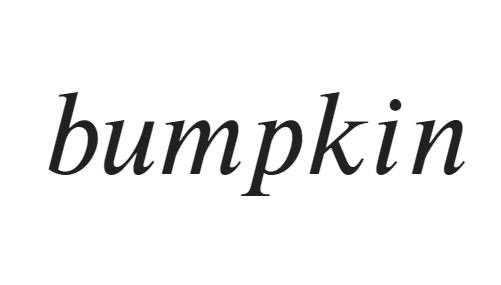
#> input picture robs_image.png, 501 x 285 px
$ jupyter execute DiscreteFourierTransform.ipynb   (shell and % lines are left out)
#> lines starting #> are read from the running program, lines starting #| are printed output that depends on the picture
# Reference for the Discrete Fourier Transform

$\tilde{X}$ subscript is $k$, $\tilde{x}$ subscript is $n$.

Forward transform:

$$X_k = \sum_{n = 0}^{N-1} x_n \cdot e^{-i\frac{2 \pi}{N} \cdot n \cdot k}$$

Inverse transform:

$$x_k = \frac{1}{N} \sum_{n = 0}^{N-1} X_n \cdot e^{+i\frac{2 \pi}{N} \cdot n \cdot k}$$

# Constituent waves: Reconstructing $\tilde{x}$

Before we can get to 'what is the point?' for the Fourier Transform we
have to hang in there with the nuts and bolts to understand
the Stanford lecture idea that Fourier machinery has two parts:
Analysis and Synthesis. Reconstructing $\tilde{x}$ is about the Synthesis.

The claim is that $\tilde{x}$ can be understood as the sum of
constituent *sine* and constituent
*cosine* waves.
The calculation below demonstrates that this is so.

***Aside 1:*** Notice that we have this identity from our trig days, taking $x$
to be a variable and $\alpha$ to be some constant:

$$\sin(x + \alpha) = \sin x \cdot \cos \alpha + \cos x \cdot \sin \alpha = A \cdot \sin x  + B \cdot \cos x$$.

This can be interpreted 'in retrograde' to mean:
Adding a sine and a cosine together --
weighted properly with $A$ and $B$ -- is equivalent to a single
sine wave shifted by a phase, parameter $\alpha$.

***Aside 2:*** A 'set of constituent waves' is analogous to the linear algebra
concept of basis vectors. A sine wave with some period corresponds
to $\hat{i}$ and a different one, say a shorter-period sine wave,
corresponds to $\hat{j}$.
In applied math: Often $\tilde{x}$ will have dozens or hundreds or thousands of values,
a very large number of dimensions compared to what we are accustomed to with 2-D linear
algebra.

Ok back to business: Reconstructing $\tilde{x}$
from constituent sine and cosine waves.

The height of each of these waves is moderated by a coefficient:
A multiplier to set its amplitude. For example $3 \cdot \sin x$
has an amplitude of 3.
Each constituent wave has its own coefficient. These coefficients
are what is contained in the vector $\tilde{X}$,
the Fourier Transform of $\tilde{x}$.

- $\tilde{X}$ is the *forward* Fourier Transform (FT) of some vector of real numbers $\tilde{x}$.
- $\tilde{x}$ can be reconstructed by applying the *inverse* FT to $\tilde{X}$.
- The *inverse* differs from the *forward* by a leading $\frac{1}{N}$ and by
a $+$ sign in the complex exponential; which makes the imaginative sine
function positive rather than negative. (Very mysterious!)
- For each $x_n$ the reconstruction calculation is $\frac{1}{N}$ times a sum over a $k$ index.
    - This $k$ takes values $0, 1, 2, \dots, N-1$.
    - The argument of the sum is $X_k$ multiplied by $w_{k, n}$.
        - Let's digress for a moment: Here $w$ is
a complex exponential; and as it has two indices it
can be represented as a square $N \times N$ matrix;
a linear transform in the grand scheme of $\tilde{x} = w \tilde{X}$.
    - $w_{k, n} = \cos(\alpha) + i \sin(\alpha)$ where $\alpha = \frac{2 \pi k n}{N}$.
    - As $w_{k, n}$ is a complex number, the calculation is a sum
over $N$ products of two complex numbers $X_k$ and $w_{k, n}$.

So let's take a moment to restate the premise here for the sake of familiarity.

- For any index $n$ the value of the $\tilde{x}$ component $x_n$ is
$1/N$ times a sum of $N$ products
- Let us look more closely to break this *product* down in terms of knowns
    - Picture the graph of the $N$ values of $\tilde{x}$.
        - Each point $x_i$ is a sum of $N$ complex products

The goal of the code is to graph the constituent sine and cosine waves

- Each wave has a characteristic period
- Each wave has a characteristic amplitude
- There are $2 \times N$ such waves: $N$ sines and $N$ cosines
- Their sum is advertised as being equal to $\tilde{x}$.

Skeleton code: The code below is some working Python mixed with
some English. Convert the English to Python and see how it goes.
It presumes there is a forward Discrete Fourier Transform function
**`DFT(x)`** that returns five arguments: **`Xr, Xi, Xd, Xa, N`**.

```
fig, axs = plt.subplots(3, figsize=(10,12))

# Let's design x to be a square wave for starters

nquarter = 20
x = [-.5]*nquarter
x = x + [0.5]*nquarter*2
x = x + [-.5]*nquarter
x.append(-.5)                   # life is simpler if our vector x has odd length

Xr, Xi, Xd, Xa, N = DFT(x)

nWavesToPlot = 3          # start by showing the first 3 sine and cosine waves

sum_wave = [0.]*N         # sum_wave is just what it sounds like... will it look like x?

for k in range(nWavesToPlot):
    initialize two empty lists: to be the next waves
    for n in range(N):
        append a value to list 1     # real part only; ignore the imaginative for now
        append a value to list 2     # real part only; ditto
    plot list 1 on axs[0]
    plot list 2 on axs[1]
    add these waves to sum_wave; here is one way to do this:
    sum_wave = [sum(c) for c in zip(sum_wave, [sum(c) for c in zip(coswave, sinwave)])]

plot sum_wave on axs[2]

fig.show()
```

Later: Verify the reconstructed $\tilde{x}$ has Zeros in its imaginative part.

[cell 1]
from matplotlib import pyplot as plt
from math import pi, sin, cos, sqrt, atan2
from random import randint, random
from numpy import arange
import numpy as np
import matplotlib.image as mpimg
from numpy.fft import fft2, ifft2
from numpy import abs as magnitude

fig,axs=plt.subplots(1,2, figsize=(12, 4))

x = [1, 2, 3, 5, 2, 4, -2, -1]

x = [randint(0,10)-5 for i in range(100)]

x, segment = [], 50

low = -1.
high = 1.
for i in range(segment): x.append(low)
for i in range(2*segment): x.append(high)
for i in range(segment): x.append(low)
x.append(low)   # making N odd results in a cleaner FT

x_rep = x + x + x + x + x + x

axs[0].plot(x)
axs[1].plot(x_rep)
fig.show()

[cell 2]
# should really take xr, xi arguments dontcha know
def ForwardDFT(x):
    N = len(x)
    Xr, Xi, Xd, Xa = [], [], [], []
    for k in range(N):
        Xreal, Ximag = 0., 0.
        for n in range(N):
            arg = (2*pi/N)*k*n
            Xreal += cos(arg)*x[n]
            Ximag -= sin(arg)*x[n]
        Xr.append(Xreal)
        Xi.append(Ximag)
        Xd.append(sqrt(Xreal*Xreal + Ximag*Ximag))
        phase = atan2(Ximag, Xreal)
        if phase > pi:  phase -= 2*pi
        if phase < -pi: phase += 2*pi
        Xa.append(phase)
    return Xr, Xi, Xd, Xa, N

# not tested yet... probably ok
# [18 lines left out: function InverseDFT, not called in this run]

[cell 3]
# this version sums + and - frequency elements together
def PSD(Xr, Xi):
    '''Power Spectral Density'''
    N = len(Xr)
    if not len(Xi) == N: print("uh oh in PSD")
    ps = [Xr[0]**2 + Xi[0]**2]
    for i in range(1, (N+1)//2):
        conj_ix = N - i
        ps.append(Xr[i]**2 + Xi[i]**2 + Xr[conj_ix]**2 + Xi[conj_ix]**2)
    if not N % 2: ps.append(Xr[N//2]**2 + Xi[N//2]**2)
    return ps

[cell 4]
# stack overflow example
from __future__ import division
data = np.random.rand(301) - 0.5
ps = np.abs(np.fft.fft(data))**2
time_step = 1 / 30
freqs = np.fft.fftfreq(data.size, time_step)
idx = np.argsort(freqs)
plt.plot(freqs[idx], ps[idx])

[cell 5]
fig,axs=plt.subplots(5,1,figsize=(10, 20))

Xr, Xi, Xd, Xa, N = ForwardDFT(x)

pc, pcx, refl, reflx = [], [], [], []

for i in range((N-1)//2):

    # both negative and positive sweep directions
    pc.append(Xa[(i+1)])
    pc.append(Xa[N-(i+1)])

    # corresponding indices (become x-coordinates)
    pcx.append(i+1)
    pcx.append(N-(i+1))

    # reflect: uses only the negative sweeps
    #   Each sweep Xn has a phase angle
    #   We predict the corresponding opposite sweep has the negative of this phase
    #   These are called to conjugate phase (predicts the
    refl.append(-Xa[(i+1)])
    reflx.append(N-i-1)

axs[0].scatter(pcx, pc, s=4, marker=',', color='r')
axs[0].scatter(reflx, refl, s=90, facecolors='none', edgecolors='b')
axs[0].plot([0, N-1], [0, 0], color='k')

axs[1].plot(Xd)
axs[2].plot(Xa)
axs[3].plot(Xr)
axs[4].plot(Xi)

axs[0].set(ylabel = 'phase angle',
           title='FT phase (red) compare to predicted conjugate phase (blue circles)')
axs[1].set(ylabel = 'Xk distance', title='X = FT(x) distance')
axs[2].set(ylabel = 'Xk angle',    title='X = FT(x) angle', ylim=(-pi, pi))
axs[3].set(ylabel = 'X real part', title='X real')
axs[4].set(ylabel = 'X imag part', title='X imag')

plt.show()
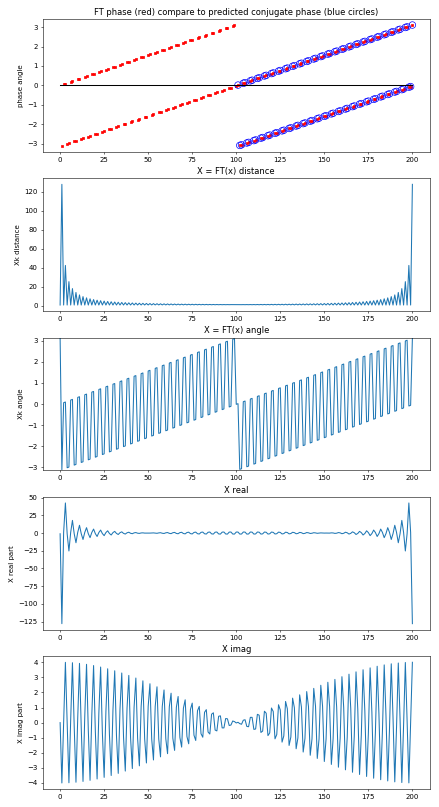
#> figure drawn by matplotlib, 5 panels; panel 2: curve peaks at x = 200, y = 128; panel 3: curve peaks at x = 0, y = 3.14; panel 4: curve peaks at x = 3, y = 42.47; panel 5: curve peaks at x = 200, y = 4

# axs[2][1].plot([-3,-2,-1,0,1],[10,-3,27,-12,5], color='red', marker='v', ms=9)
# axs[2][2].plot([6,5.1,3.9,3.1,1.8,1.2,0.1,-1,-6, -3, -4], color='black', linewidth=4)

## Reconstruct $\tilde{x}$: What is the calculation?

For the real sum of sine and cosine waves we have $N$ values of $X$. Fix the index as $k$.

A particular $n$ corresponds to a point along the x-axis of the sine/cosine wave. Or more
properly the *n-axis*.

For a given $k$ and a given $n$ we are interested in

$$Re \left( \frac{1}{N} \left( (X_{r} + i X_{i})_k \cdot (\cos{\frac{2 \pi n k}{N}} + i sin{\frac{2 \pi n k}{N}}) \right) \right)$$

[cell 6]
fig,axs=plt.subplots(3, figsize=(10, 12))
nWaveforms = 12
nCopies = 3
sumwave = [0.]*N*nCopies
for k in range(nWaveforms):
    Xkr, Xki, coswave, sinwave = Xr[k], Xi[k], [], []
    for n in range(N*nCopies):
        coswave.append((1/N)*Xkr*(cos(2*pi*n*k/N)))
        sinwave.append((1/N)*Xki*(-sin(2*pi*n*k/N)))
    axs[0].plot(coswave, color='r')
    axs[1].plot(sinwave, color='b')
    sumwave = [sum(c) for c in zip(sumwave, [sum(c) for c in zip(coswave, sinwave)])]
axs[2].plot(sumwave, color='k')
fig.show()
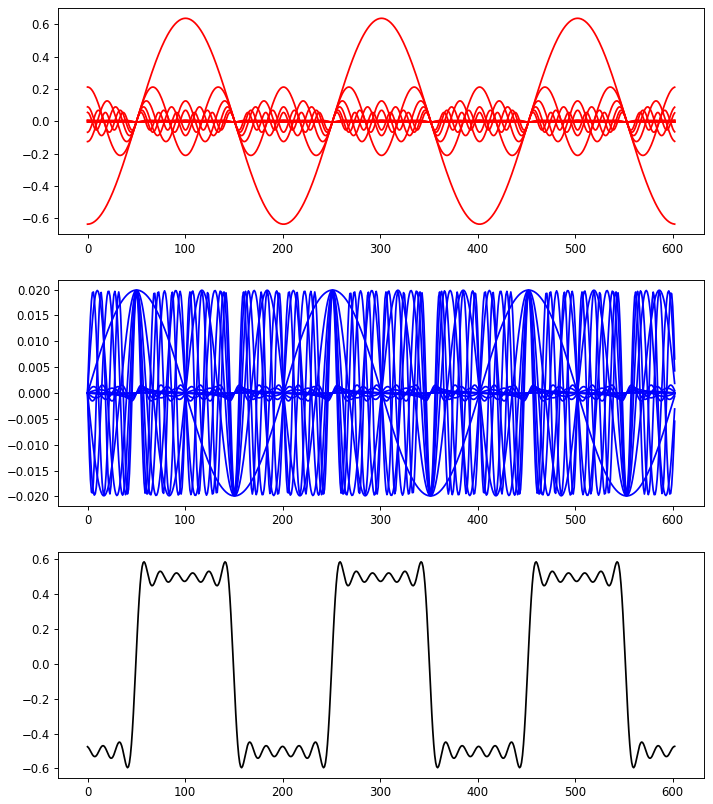
#> figure drawn by matplotlib, 3 panels; panel 1: curve peaks at x = 100, y = 0.636; panel 1: curve peaks at x = 0, y = 0.00497; panel 2: curve peaks at x = 50, y = 0.0199; panel 2: curve peaks at x = 176, y = 0.000311

# Reconstruct the imaginative part of $\tilde{x}$

What about the $i$ part? The rainbows have spoken; pure imaginative:
$i \cdot \frac{1}{N}(X_r \cdot sin{\frac{2 \pi n k}{N}} + X_i \cdot \cos{\frac{2 \pi n k}{N}})$

[cell 7]
fig,axs=plt.subplots(3, figsize=(10, 12))
nWaveformPairs = 2
waveform_indices = [0]
for i in range(nWaveformPairs):
    waveform_indices.append(i + 1)
    waveform_indices.append(N-1-i)

print("N = ", N)
print("Using these k: ", waveform_indices)

sumwave = [0.]*N
for k in waveform_indices:
    Xkr, Xki, coswave, sinwave = Xr[k], Xi[k], [], []
    for n in range(N):
        sinwave.append((1/N)*Xkr*sin(2*pi*n*k/N))
        coswave.append((1/N)*Xki*cos(2*pi*n*k/N))
    axs[0].plot(coswave, color='r')
    axs[1].plot(sinwave, color='b')
    sumwave = [sum(c) for c in zip(sumwave, [sum(c) for c in zip(coswave, sinwave)])]
axs[2].plot(sumwave, color='k')
axs[2].set(ylim=(-0.0001,0.0001))
fig.show()
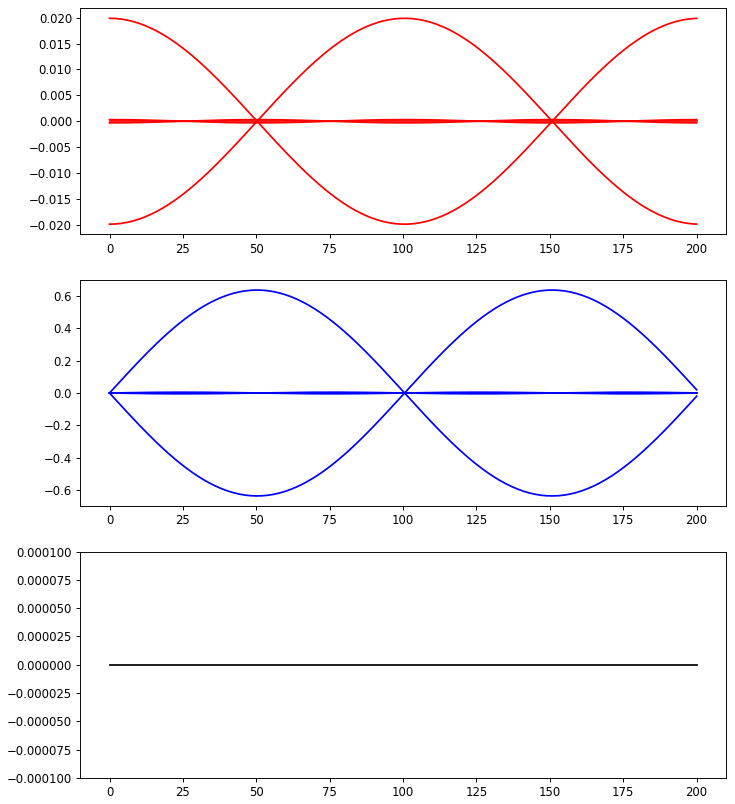
#> figure drawn by matplotlib, 3 panels; panel 1: curve peaks at x = 100, y = 0.0199; panel 1: curve peaks at x = 0, y = 0.0199; panel 2: curve peaks at x = 151, y = 0.636; panel 2: curve peaks at x = 50, y = 0.636

This is supposed to be zero for all $n$ since $\tilde{x}$ is real and this is the reconstructed imaginative part of $\tilde{x}$.

[cell 8]
# task: describe the three functions in this cell

# FourierPlot taks a real vector x; produces a series of plots
#   - x
#   - power spectrum ( FT (x) )
#   - pairs of charts for list nWaveforms = [3, 10, etc up to N]
#       - red cosine waves, blue sine waves
#       - composition from 0, 1, ..., nWaveforms[w]-1
#
# Issue: The reconstruction order is biased in going low - high - low(opposite) order

def FourierPlot(x, nCopies, nWaveforms = [10]):
    nWaveY = (max(x) + min(x))/2
    Xr, Xi, Xd, Xa, N = ForwardDFT(x)                            # from real x > DFT(x)
    nCharts = 1 + 1 + 2*len(nWaveforms)
    fig,axs=plt.subplots(nCharts, figsize=(8, 3*nCharts))
    axs[0].plot(x)
    axs[1].plot(PSD(Xr, Xi))
    for w in range(len(nWaveforms)):
        sumwave = [0.]*N*nCopies
        for k in range(nWaveforms[w]):
            Xkr, Xki, coswave, sinwave = Xr[k], Xi[k], [], []
            for n in range(N*nCopies):
                coswave.append((1/N)*Xkr*(cos(2*pi*n*k/N)))
                sinwave.append((1/N)*Xki*(-sin(2*pi*n*k/N)))
            axs[2 + 2*w].plot(coswave, color='r')
            axs[2 + 2*w].plot(sinwave, color='b')
            sumwave = [sum(c) for c in zip(sumwave, [sum(c) for c in zip(coswave, sinwave)])]
        axs[2 + 2*w + 1].plot(sumwave, color='k')
        axs[2 + 2*w + 1].text(0, nWaveY, str(nWaveforms[w]))
    fig.show()

def Sinewave(n, omega, phi): return [sin(omega*i+phi) for i in range(n)]

def Noise(x, a, b): return([a*random() + b + x[i] for i in range(len(x))])

[cell 9]
x, segment = [], 20

low = -.5
high = .5
for i in range(segment): x.append(low)
for i in range(2*segment): x.append(high)
for i in range(segment): x.append(low)
x.append(low)
nCopies = 5
nWaveforms = [3, 81]                           # 6, 10, 30, 60, 61, 80,
FourierPlot(x, nCopies, nWaveforms)
#> in FourierPlot, `fig.show()`:
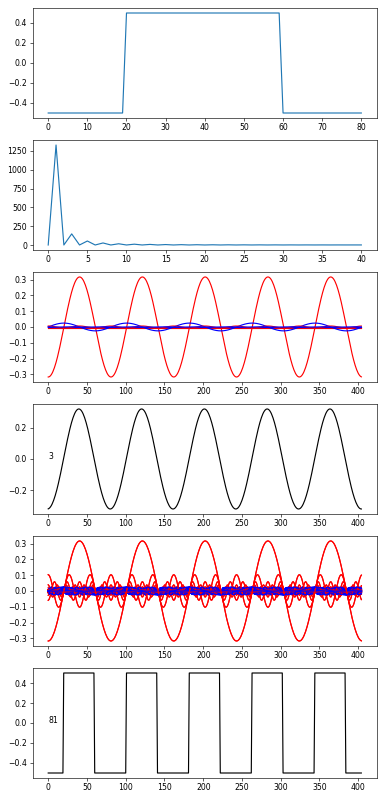
#> figure drawn by matplotlib, 6 panels; panel 1: curve peaks at x = 20, y = 0.5; panel 2: curve peaks at x = 1, y = 1329.7; panel 3: curve peaks at x = 122, y = 0.317; panel 4: curve peaks at x = 120, y = 0.318

[cell 10]
nPts = 201
x = Sinewave(nPts, .1, .47)
nCopies = 2
nWaveforms = [nPts]                           # 6, 10, 30, 60, 61, 80,
FourierPlot(x, nCopies, nWaveforms)
#> call 2 of FourierPlot, with nCopies = 2
#> in FourierPlot (call 2), `fig.show()`:
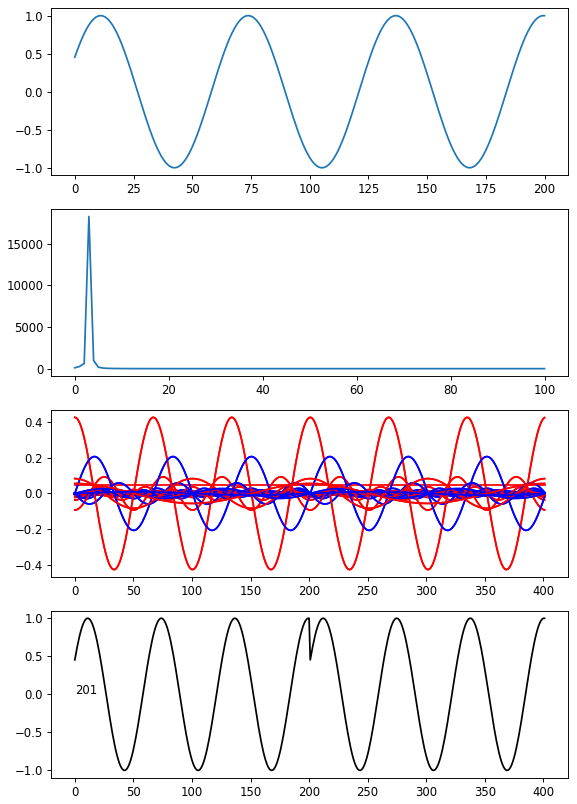
#> figure drawn by matplotlib, 4 panels; panel 1: curve peaks at x = 11, y = 1; panel 2: curve peaks at x = 3, y = 18285.4; panel 3: curve peaks at x = 0, y = 0.056; panel 4: curve peaks at x = 11, y = 1

[cell 11]
# task: Suppose your friend Caprice claims that the Fourier Transform is a linear function.

n = 401

freqs = [1.9, .6, .2]
x = [0.]*n
for i in range(len(freqs)):
    s = Sinewave(n, freqs[i], random())
    x = [sum(c) for c in zip(x, s)]

y = Noise([0.]*n, 8, -4)
z = [sum(c) for c in zip(x, y)]


FourierPlot(x, 1, [])
#> call 3 of FourierPlot, with nCopies = 1
#> in FourierPlot (call 3), `fig.show()`:
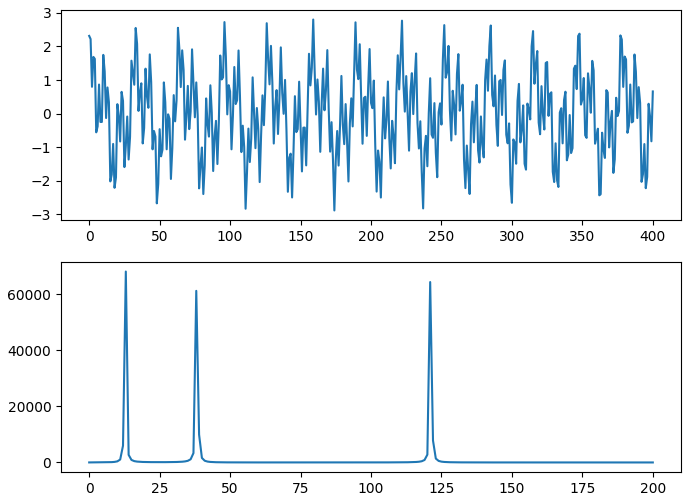
#> figure drawn by matplotlib, 2 panels; panel 1: curve peaks at x = 159, y = 2.8; panel 2: curve peaks at x = 13, y = 68054.5
FourierPlot(y, 1, [])
#> call 4 of FourierPlot, with nCopies = 1
#> in FourierPlot (call 4), `fig.show()`:
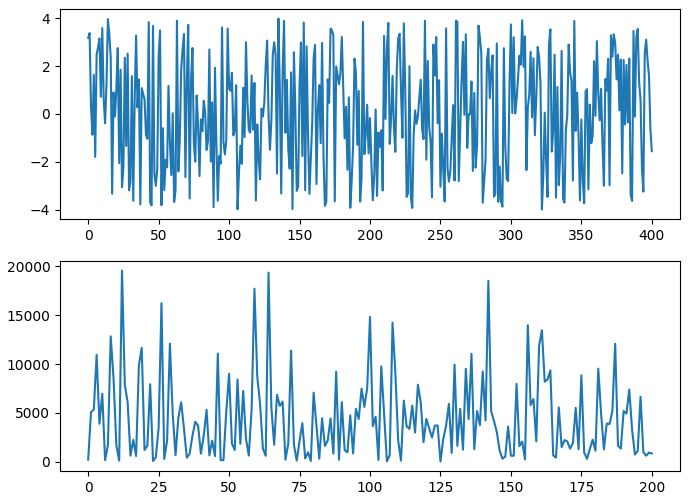
#> figure drawn by matplotlib, 2 panels; panel 1: curve peaks at x = 135, y = 4; panel 2: curve peaks at x = 12, y = 19549.9
FourierPlot(z, 1, [])
#> in FourierPlot (call 5), `fig.show()`:
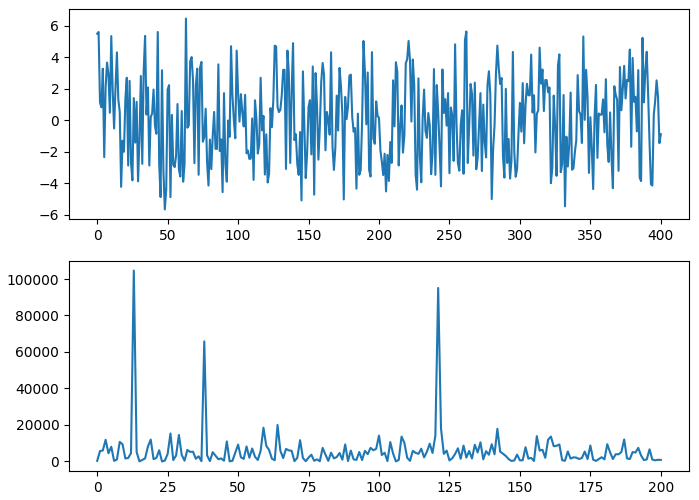
#> figure drawn by matplotlib, 2 panels; panel 1: curve peaks at x = 63, y = 6.46; panel 2: curve peaks at x = 13, y = 104633.8

LTI...

[cell 12]
# What is your opinion of Caprice's claim?

xXr, xXi, xXa, xXp, N = ForwardDFT(x)
yXr, yXi, yXa, yXp, N = ForwardDFT(y)
zXr, zXi, zXa, zXp, N = ForwardDFT(z)

xp = PSD(xXr, xXi)
yp = PSD(yXr, yXi)
xp_add_yp = [sum(c) for c in zip(xp, yp)]
zp = PSD(zXr, zXi)
zp_shift = [z+15000. for z in zp]


fig,axs=plt.subplots(4, figsize=(12,10))
axs[0].plot(zp, color='r')
axs[1].plot(xp, color='k')
axs[2].plot(yp, color='b')
axs[3].plot(xp_add_yp, color='cyan')
axs[3].plot(zp_shift, color='k')
for i in range(4): axs[i].set(ylim=(0,120000))
axs[0].text(0, 100000, 'Power spectrum (Sines + Noise)')
axs[1].text(0, 100000, 'Power spectrum for Sines')
axs[2].text(0, 100000, 'Power spectrum for Noise')
axs[3].text(0, 100000, 'cyan: P(Sines) + P(Noise), black: top plot shifted for comparison ')
fig.show()
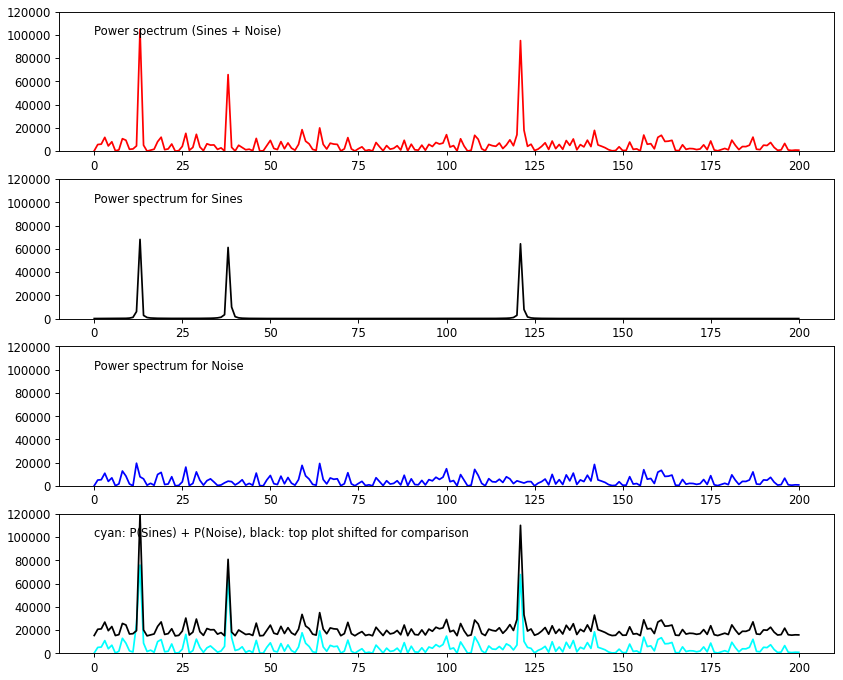
#> figure drawn by matplotlib, 4 panels; panel 1: curve peaks at x = 13, y = 104633.8; panel 2: curve peaks at x = 13, y = 68054.5; panel 3: curve peaks at x = 12, y = 19549.9; panel 4: curve peaks at x = 13, y = 75932

[cell 13]
def rgb2gray(rgb):
    return np.dot(rgb[...,:3], [0.2989, 0.5870, 0.1140])

img = mpimg.imread('./robs_image.png')
#> img is the input picture: shape (285, 501, 3) float32; min 0.129, max 1, mean 0.944
img = rgb2gray(img)
plt.imshow(img, cmap=plt.get_cmap('gray'), vmin=0, vmax=1)
fig.show()

[cell 14]
f = magnitude(fft2(img))
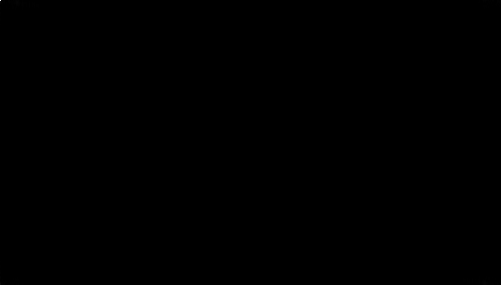
#> f: shape (285, 501) float64; min 0.0291, max 134788.9, mean 21.4; drawn with min black and max white
plt.imshow(f, cmap=plt.get_cmap('gray'), vmin=0, vmax=30)

[cell 15]
f = magnitude(ifft2(fft2(img)))
plt.imshow(f, cmap=plt.get_cmap('gray'), vmin=0, vmax=1)

[cell 16]
ft = magnitude(fft2(img))
ft_center = ft.copy()
h = len(ft)
#> h = 285
w = len(ft[0])
#> w = 501

def map(i, j, w, h):
    w2 = w // 2
    h2 = h // 2
    w2p = w2 if not w % 2 else w2 + 1
    h2p = h2 if not h % 2 else h2 + 1
    if i < h2p: k = i + h2
    else: k = i - h2p
    if j < w2p: l = j + w2
    else: l = j - w2p
    return k, l

for i in range(h):
    for j in range(w):
        k, l = map(i, j, w, h)
        ft_center[i][j] = ft[k][l]
#> this loop made 285 passes

plt.imshow(ft_center, cmap=plt.get_cmap('gray'), vmin=0, vmax=100)
